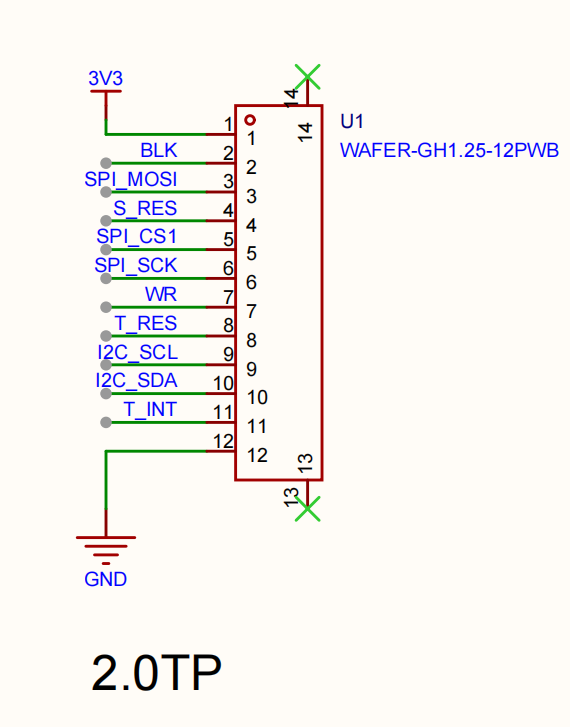
#> input picture archive/moce-v1-20261115/hardware/2.0TP引脚接线.png, 570 x 727 px
$ python build_logo_blob.py '../archive/moce-v1-20261115/hardware/2.0TP引脚接线.png'
#> lines starting #> are read from the running program, lines starting #| are printed output that depends on the picture
#!/usr/bin/env python3
"""把 LOGO.png 转成墨水屏开机图：SD 资产块 + STM32 内置兜底位图。

用法：
    python tools/build_logo_blob.py [LOGO.png]

输出：
    ecw6700/main/assets/logo.bin     SD 资产块（ECW 首次启动写入 LBA 1536）
    stm32f407/main/epd_logo.c        STM32 内置兜底位图（同一份数据）

图像处理要点：
  - PNG 通常是 RGBA/带透明背景。必须先按 alpha 合成到白底再转灰度；
    直接 convert("L") 会把透明背景变成黑色，整屏发黑（v1 的 bug）。
  - 原图等比缩放进 800×480 居中，不裁切、不拉伸。
  - 1 位黑白屏上用 8×8 Bayer 有序抖动近似灰阶，得到"黑白灰"观感。

块格式（小端）：
  0  char[8]  magic "MOCELGO1"
  8  u16      version = 1
  10 u16      header_size = 32
  12 u16      width
  14 u16      height
  16 u8       bpp = 1
  17 u8       flags（bit0=1 表示 1=白）
  18 u16      reserved
  20 u32      data_bytes
  24 u32      data_crc32
  28 u32      reserved
  32 位图数据：行优先，MSB 在前，1=白
"""
from __future__ import annotations

import struct
import zlib
from pathlib import Path

from PIL import Image

W, H = 800, 480
MAGIC = b"MOCELGO1"
VERSION = 1
HEADER_SIZE = 32

ROOT = Path(__file__).resolve().parents[1]
OUT_BLOB = ROOT / "ecw6700" / "main" / "assets" / "logo.bin"
OUT_C = ROOT / "stm32f407" / "main" / "epd_logo.c"

# 8x8 Bayer 阈值矩阵（0..63），用于 1 位有序抖动
BAYER8 = [
    0, 32, 8, 40, 2, 34, 10, 42,
    48, 16, 56, 24, 50, 18, 58, 26,
    12, 44, 4, 36, 14, 46, 6, 38,
    60, 28, 52, 20, 62, 30, 54, 22,
    3, 35, 11, 43, 1, 33, 9, 41,
    51, 19, 59, 27, 49, 17, 57, 25,
    15, 47, 7, 39, 13, 45, 5, 37,
    63, 31, 55, 23, 61, 29, 53, 21,
]


def load_gray(path: Path) -> Image.Image:
    img = Image.open(path)
#> img is the input picture: PIL image 570x727 RGB; mean R, G, B 246.7, 243.5, 240
    if img.mode in ("RGBA", "LA", "P"):
        img = img.convert("RGBA")
        bg = Image.new("RGBA", img.size, (255, 255, 255, 255))
        img = Image.alpha_composite(bg, img)
    return img.convert("L")
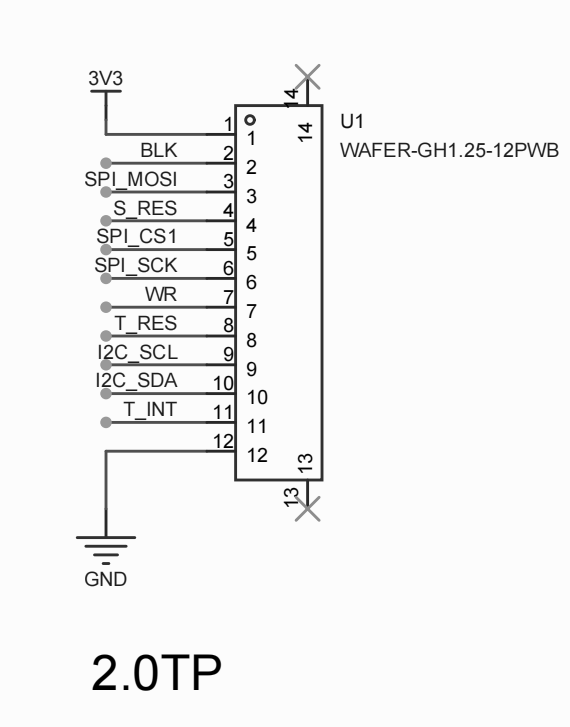
#> returned value: PIL image 570x727 L; min 0, max 252, mean 243.7


def fit_centered(img: Image.Image) -> Image.Image:
    scale = min(W / img.width, H / img.height)
#> scale = 0.66
    nw = max(1, round(img.width * scale))
#> nw = 376
    nh = max(1, round(img.height * scale))
#> nh = 480
    img = img.resize((nw, nh), Image.LANCZOS)
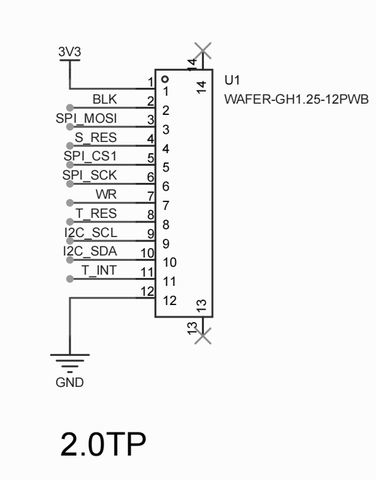
#> img: PIL image 376x480 L; min 0, max 255, mean 243.5
    canvas = Image.new("L", (W, H), 255)
#> canvas: PIL image 800x480 L; every value is 255
    canvas.paste(img, ((W - nw) // 2, (H - nh) // 2))
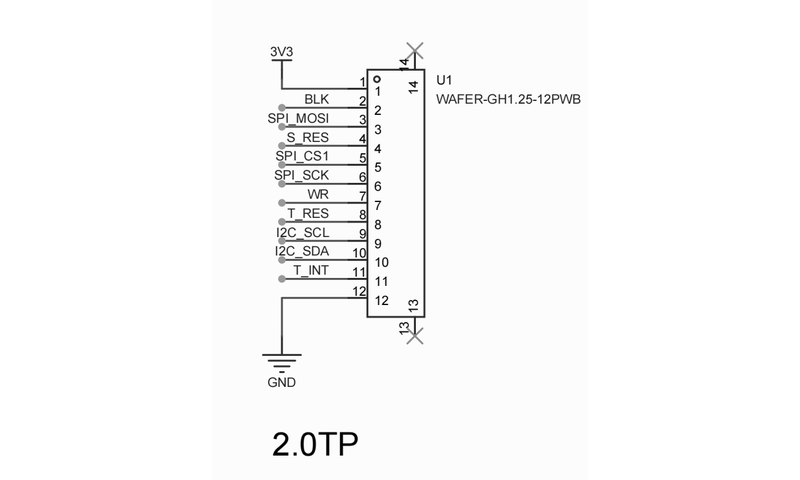
#> canvas: PIL image 800x480 L; min 0, max 255, mean 249.6
    return canvas


def dither_to_bits(img: Image.Image) -> bytearray:
    """Bayer 8x8 有序抖动，返回 1bpp 位图（MSB 在前，1=白）。"""
    px = img.load()
    row_bytes = (W + 7) // 8
    out = bytearray(row_bytes * H)
    for y in range(H):
        for x in range(W):
            v = px[x, y]
            t = (BAYER8[(y % 8) * 8 + (x % 8)] + 0.5) * (256.0 / 64.0)
            white = v > t
            if white:
                out[y * row_bytes + x // 8] |= 0x80 >> (x % 8)
    return out


def build_blob(bits: bytes) -> bytes:
    crc = zlib.crc32(bits) & 0xFFFFFFFF
    head = struct.pack(
        "<8sHHHHBBHIII",
        MAGIC,
        VERSION,
        HEADER_SIZE,
        W,
        H,
        1,      # bpp
        1,      # flags: 1=white
        0,
        len(bits),
        crc,
        0,
    )
    assert len(head) == HEADER_SIZE, len(head)
    return head + bits


def write_c(bits: bytes, path: Path) -> None:
    with open(path, "w", encoding="utf-8", newline="\n") as f:
        f.write("/* 自动生成：tools/build_logo_blob.py，勿手改 */\n")
        f.write("#include <stdint.h>\n\n")
        f.write("const unsigned char epd_logo_bits[%d] = {\n" % len(bits))
        for i in range(0, len(bits), 16):
            f.write("    " + ",".join("0x%02X" % b for b in bits[i:i + 16]) + ",\n")
        f.write("};\n")
        f.write("\nconst unsigned int epd_logo_bytes = %d;\n" % len(bits))


def main() -> None:
    import sys

    src = Path(sys.argv[1]) if len(sys.argv) > 1 else ROOT / "LOGO.png"
    gray = fit_centered(load_gray(src))
    bits = dither_to_bits(gray)
    blob = build_blob(bits)

    OUT_BLOB.parent.mkdir(parents=True, exist_ok=True)
    OUT_BLOB.write_bytes(blob)
    write_c(bits, OUT_C)

    crc = zlib.crc32(bits) & 0xFFFFFFFF
#> crc = 1887287419
    print("source : %s" % src)
    print("logo   : %dx%d 1bpp, %d bytes, crc32=0x%08X" % (W, H, len(bits), crc))
#| logo   : 800x480 1bpp, 48000 bytes, crc32=0x707DB87B
    print("blob   : %s (%d bytes)" % (OUT_BLOB, len(blob)))
#| blob   : ecw6700/main/assets/logo.bin (48032 bytes)
    print("c array: %s" % OUT_C)


if __name__ == "__main__":
    main()

$ run again, on archive/moce-v1-20261115/hardware/ECW6700部分引脚接线2.png
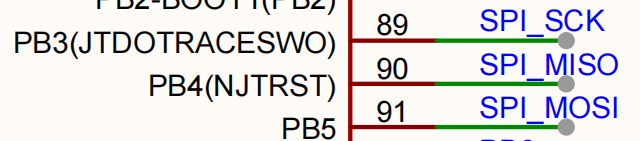
#> input picture archive/moce-v1-20261115/hardware/ECW6700部分引脚接线2.png, 640 x 141 px
#> in load_gray, img is the input picture: PIL image 640x141 RGB; mean R, G, B 224.6, 221.7, 222.8
#> in load_gray, `return img.convert("L")`:
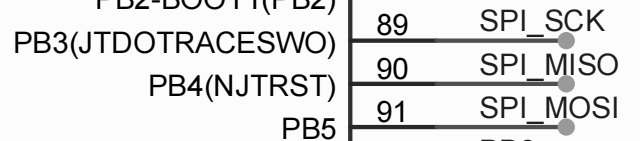
#> returned value: PIL image 640x141 L; min 0, max 252, mean 222.4
#> scale = 1.25
#> nw = 800
#> nh = 176
#> img: PIL image 800x176 L
#> in fit_centered, `canvas.paste(img, ((W - nw) // 2, (H - nh) // 2))`:
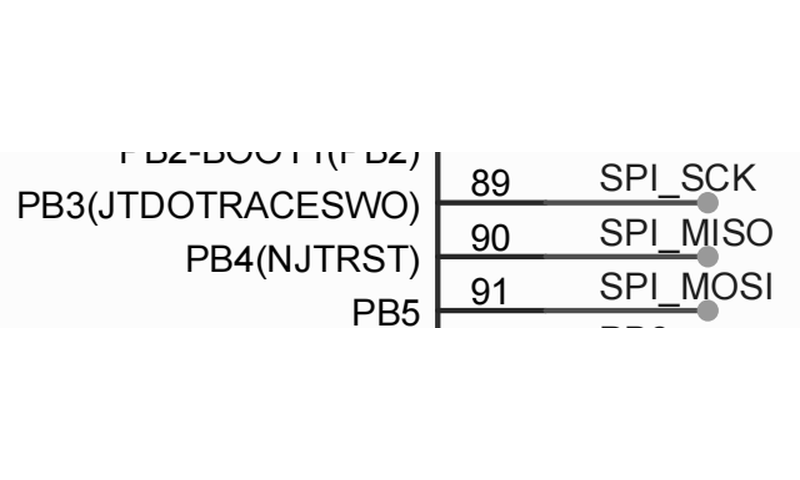
#> canvas: PIL image 800x480 L; min 0, max 255, mean 243
#> crc = 1386175058
#| logo   : 800x480 1bpp, 48000 bytes, crc32=0x529F5A52
#| blob   : ecw6700/main/assets/logo.bin (48032 bytes)

$ run again, on archive/moce-v1-20261115/hardware/ECW6700部分引脚接线3.png
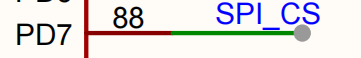
#> input picture archive/moce-v1-20261115/hardware/ECW6700部分引脚接线3.png, 361 x 58 px
#> in load_gray, img is the input picture: PIL image 361x58 RGB; mean R, G, B 227.5, 224.1, 224.4
#> scale = 2.22
#> nw = 800
#> nh = 129
#> in fit_centered, `img = img.resize((nw, nh), Image.LANCZOS)`:
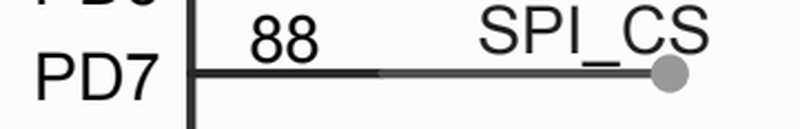
#> img: PIL image 800x129 L; min 0, max 255, mean 224.8
#> in fit_centered, `canvas.paste(img, ((W - nw) // 2, (H - nh) // 2))`:
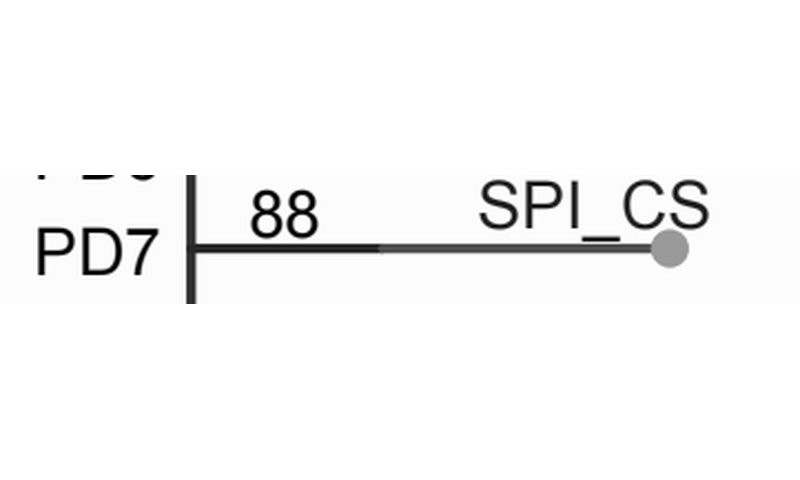
#> canvas: PIL image 800x480 L; min 0, max 255, mean 246.9
#> crc = 4109126710
#| logo   : 800x480 1bpp, 48000 bytes, crc32=0xF4EC4C36
#| blob   : ecw6700/main/assets/logo.bin (48032 bytes)

$ run again, on archive/moce-v1-20261115/hardware/SD卡SPI引脚接线.png
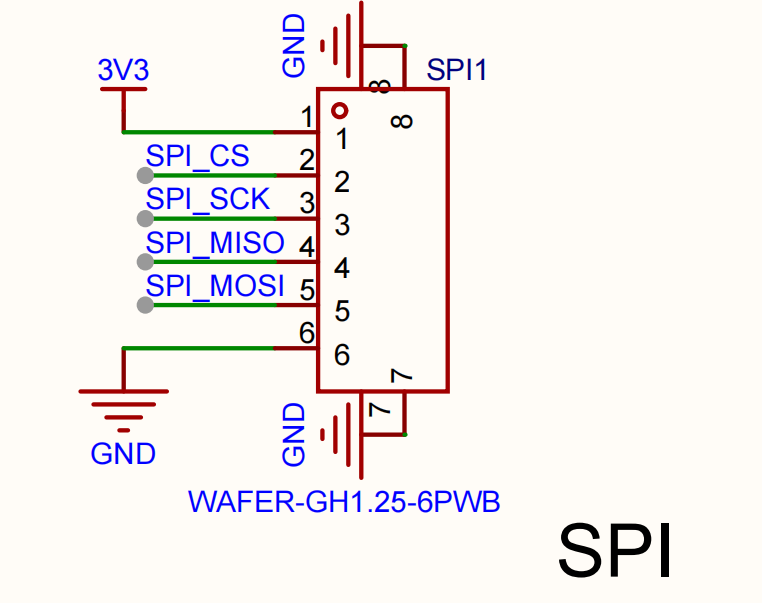
#> input picture archive/moce-v1-20261115/hardware/SD卡SPI引脚接线.png, 762 x 603 px
#> in load_gray, img is the input picture: PIL image 762x603 RGB; mean R, G, B 244.4, 239.7, 238
#> in load_gray, `return img.convert("L")`:
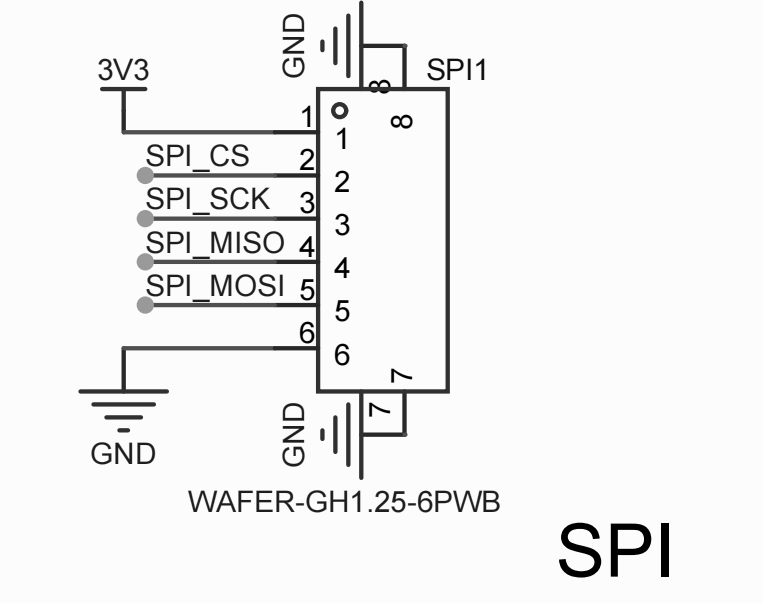
#> returned value: PIL image 762x603 L; min 0, max 252, mean 240.6
#> scale = 0.796
#> nw = 607
#> nh = 480
#> img: PIL image 607x480 L
#> in fit_centered, `canvas.paste(img, ((W - nw) // 2, (H - nh) // 2))`:
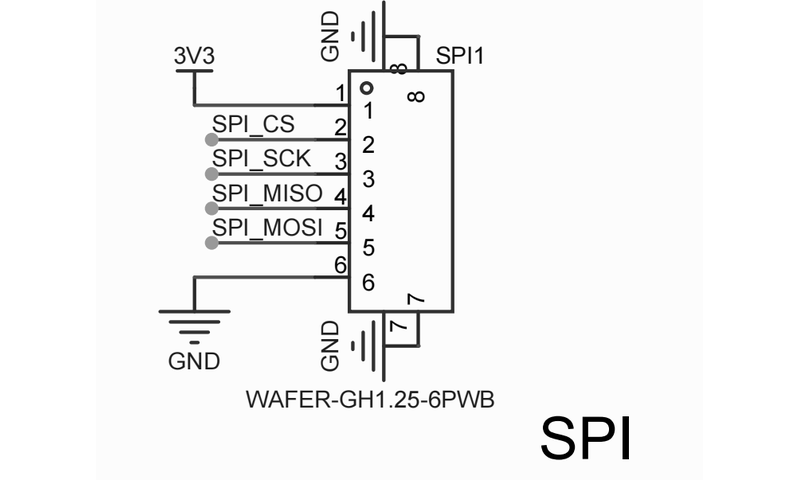
#> canvas: PIL image 800x480 L; min 0, max 255, mean 244
#> crc = 3760503672
#| logo   : 800x480 1bpp, 48000 bytes, crc32=0xE024BB78
#| blob   : ecw6700/main/assets/logo.bin (48032 bytes)
